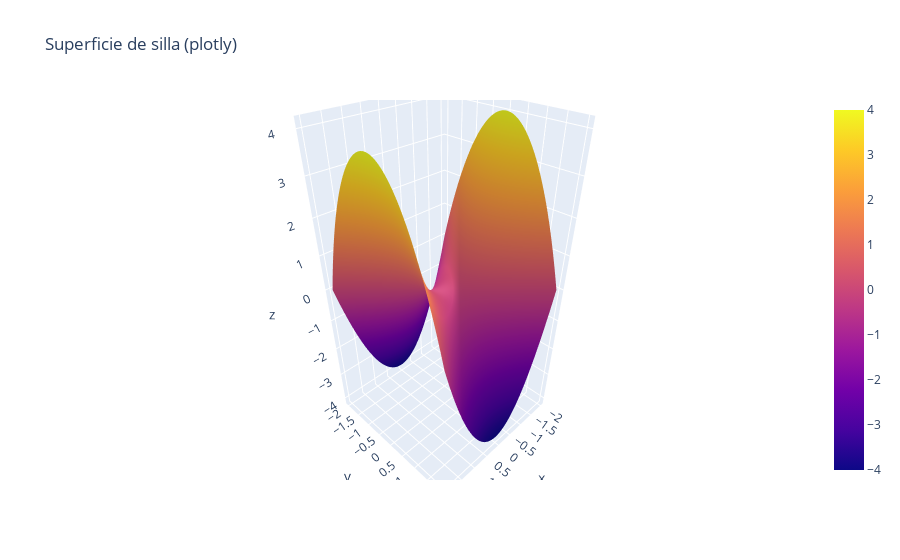

The code cell stored with this chart in its notebook:
### Code cell
# Silla
X_si, Y_si, Z_si = superficie_silla()  # Silla
graficar_superficie_mpl(X_si, Y_si, Z_si, titulo="Superficie de silla (matplotlib)")  # Matplotlib
graficar_superficie_plotly(X_si, Y_si, Z_si, titulo="Superficie de silla (plotly)")   # Plotly

### Figure 1 — Plotly figure (JSON) as saved in the notebook; plotly's stock layout.template omitted (floating-point values rounded to 4 significant figures; data arrays with more than 128 entries replaced by an {"elided": "..."} marker saying what was removed)
{"data": [{"type": "surface", "x": {"elided": "80x80 float values"}, "y": {"elided": "80x80 float values"}, "z": {"elided": "80x80 float values"}}], "layout": {"title": {"text": "Superficie de silla (plotly)"}}}
